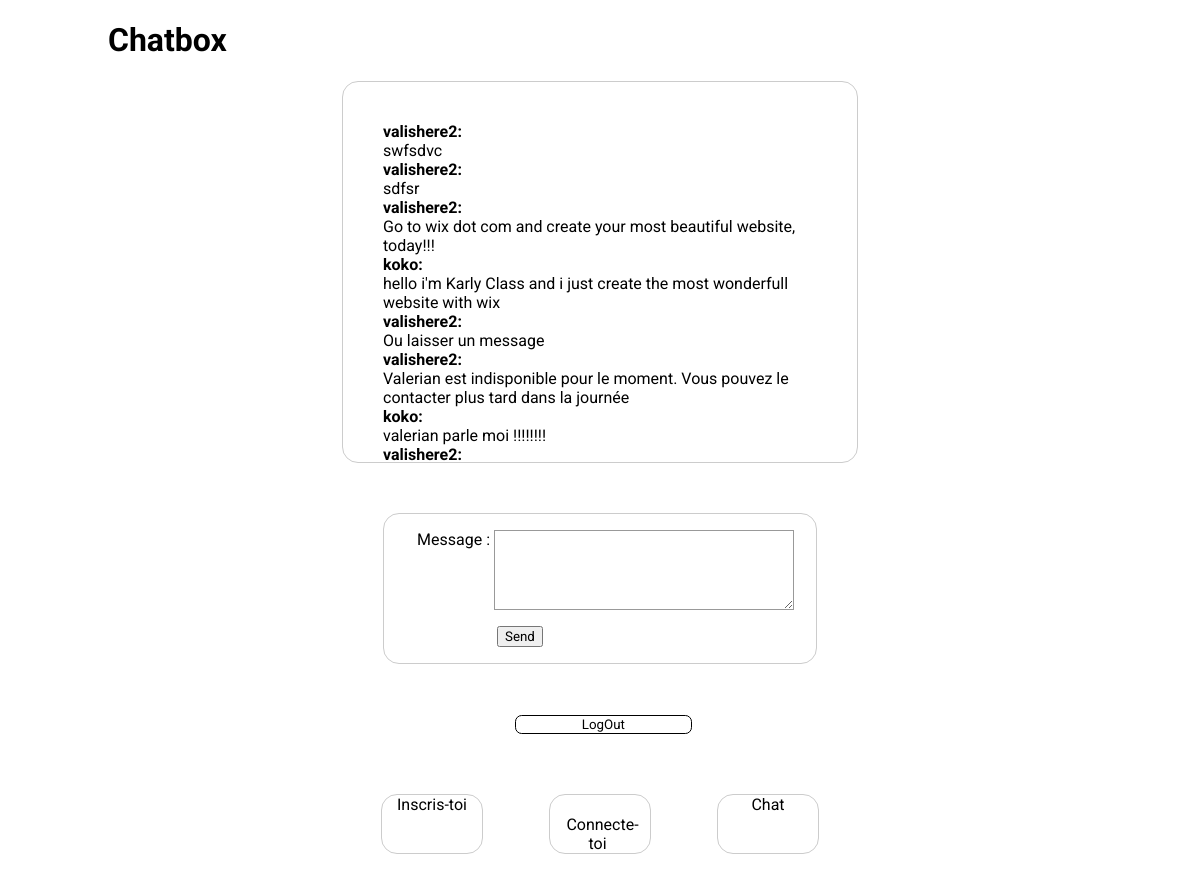
Page /?page=chat on the committed database.
### tables this page shows
CREATE TABLE `chatMessage` (
  `id` int(11) NOT NULL,
  `userid` varchar(255) NOT NULL,
  `message` longtext NOT NULL,
  `date` datetime NOT NULL
);

### controler/chatController.php (called while the page is built, shortened)
<?php
class chatController {
  public function run() {
    include View. 'chat.php';
  }
}
 ?>

### view/chat.php (the view, shortened to what this page needs)
<!DOCTYPE html>
<html>
  <head>
  <link rel="stylesheet" href="./view/css/styles_chat.css">
  </head>
  <body>
    <div class='titre1'>
  <h1>Chatbox</h1>
    </div>
  <div class='affichage'>
    <?php
      require_once './model/home.php';
      $msg = $pdo->query("SELECT * FROM chatMessage ORDER BY id DESC");
      while($donnees = $msg->fetch())
      {
        echo "<strong>";
        echo '<div class="userid">'.$donnees['userid'].'</div>';
        echo ":</strong>";
        echo '<div class="message">'.$donnees['message'].'</div>';
      }
     ?>
  </div>
  <div ID='Formulaire'>
      <form action="./model/AddChat.php" method="post">
        <div>
            <label for="message">Message :</label>
            <textarea id="message" name="message"></textarea>
        </div>
        <div class="button">
          <button type="submit">Send</button>
      </div>
  </form>
  <div class='LogOut'>
    <button type="submit">LogOut</button>
  </div>
  </div>
  </body>
</html>

### index.php (shortened to what this page needs)
<!DOCTYPE html>
<html>
  <head>
  <link rel="stylesheet" href="styles_chat.css" />
  </head>
  <?php
  require  "routertest.php";
   ?>
<html>
  <body>
<div class="ins_con">
    <div class="inscription">
      <a href="?page=inscription">Inscris-toi</a></br>
  </div>
  <div class="connexion">
    <a href="?page=connexion">Connecte-toi</a>
  </div>
  <div class="chat">
    <a href="?page=chat">Chat</a>
  </div>
</div>
  </body>
</html>

### routertest.php (shortened to what this page needs)
<html lang="en">
  <head>
    <link rel="stylesheet" href="./view/css/style.css">
    <link rel="stylesheet" href="./view/css/styles_chat.css">
</head>
  <body>
    <?php
      $page = isset($_GET['page']) ? htmlentities($_GET['page']) : 'default';
      switch ($page) {
        case 'chat':
          include(Controller . 'chatController.php');
          $controller = new chatController();
          break;
      }
      $controller->run();
    ?>
  </body>
</html>

### view/css/styles_chat.css (style rules this page uses)
* { font-family: 'Roboto'; }
.titre1 { margin-left: 100px; }
#Formulaire form { margin: 0 auto; width: 400px; padding: 1em; border: 1px solid #CCC; border-radius: 1em; }
#Formulaire form div + div { margin-top: 1em; }
#Formulaire label { display: inline-block; width: 90px; text-align: right; }
#Formulaire input, textarea { font: 1em sans-serif; width: 300px; -moz-box-sizing: border-box; box-sizing: border-box; border: 1px solid #999; }
#Formulaire textarea { vertical-align: top; height: 5em; resize: vertical; }
#Formulaire .button { padding-left: 90px; }
#Formulaire button { margin-left: .5em; }
.affichage { padding-top:30px; width: 434px; height: 300px; border: 1px solid #CCC; border-radius: 1em; display: block; margin: 0 auto; margin-bottom: 50px; overflow-y: scroll; padding: 40px; }
.userid { float: left; }
.LogOut { text-align: center; padding-top: 50px; }
.LogOut button { border: 1px solid black; color:black; border-radius:0.5em; background-color: #FFFFFF; }
.ins_con { width: 37%; text-align: center; display: flex; margin: 0 auto; padding-top: 60px; justify-content: space-between; }
.inscription { width: 100px; border: 1px solid #CCC; border-radius: 1em; text-align: center; }
.connexion { width: 100px; border: 1px solid #CCC; border-radius: 1em; padding-top: 20px; text-align: center; }
.chat { width: 100px; border: 0.5px solid #CCC; border-radius: 1em; text-align: center; }
a { color: black; text-decoration: none; padding: 5px; }

### view/css/style.css (style rules this page uses)
button { width: 15%; height: 5%; }

### rows in the picture
chatmessage: userid "valishere2", message "swfsdvc"
chatmessage: userid "valishere2", message "sdfsr"
chatmessage: userid "valishere2", message "Go to wix dot com and create your most beautiful website, today!!!"
chatmessage: userid "koko", message "hello i'm Karly Class and i just create the most wonderfull website with wix"
chatmessage: userid "valishere2", message "Ou laisser un message"
chatmessage: userid "valishere2", message "Valerian est indisponible pour le moment. Vous pouvez le contacter plus tard dans la journée"
chatmessage: userid "koko", message "valerian parle moi !!!!!!!!"
chatmessage: userid "valishere2"
